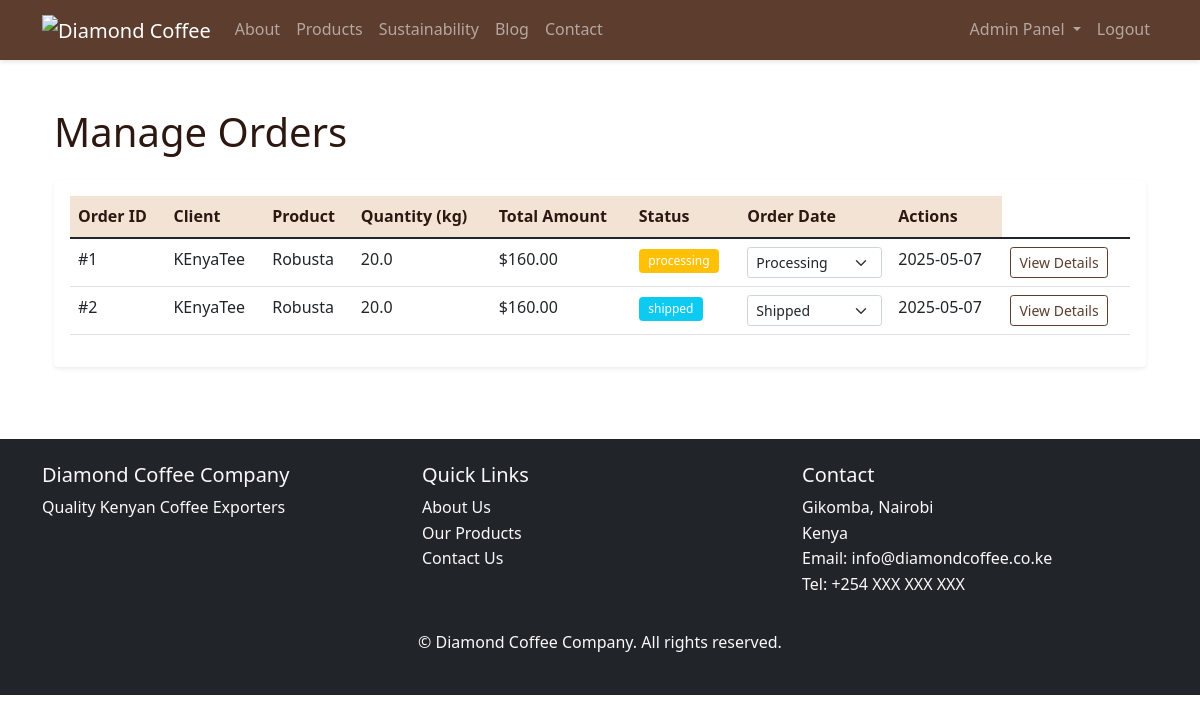
Page /admin/orders (signed in) on the committed database.
### app/models/order.py (models this page shows)
class Order(db.Model):
    id = db.Column(db.Integer, primary_key=True)
    client_id = db.Column(db.Integer, db.ForeignKey('user.id'), nullable=False)
    product_id = db.Column(db.Integer, db.ForeignKey('product.id'), nullable=False)
    quantity = db.Column(db.Float, nullable=False)  # in kg
    price_per_kg = db.Column(db.Float, nullable=False)
    total_amount = db.Column(db.Float, nullable=False)
    status = db.Column(db.String(20), default='pending')  # pending, confirmed, shipped, delivered
    shipping_address = db.Column(db.Text, nullable=False)
    tracking_number = db.Column(db.String(100))
    created_at = db.Column(db.DateTime, default=datetime.utcnow)
    updated_at = db.Column(db.DateTime, default=datetime.utcnow, onupdate=datetime.utcnow)
    estimated_delivery = db.Column(db.DateTime)
    shipping_notes = db.Column(db.Text)
    client = db.relationship('User', backref='orders')

### app/models/user.py (models this page shows, shortened)
class User(UserMixin, db.Model):
    id = db.Column(db.Integer, primary_key=True)
    email = db.Column(db.String(120), unique=True, nullable=False)
    username = db.Column(db.String(80), unique=True, nullable=False)
    password_hash = db.Column(db.String(128))
    role = db.Column(db.String(20), nullable=False)  # admin, employee, client
    is_active = db.Column(db.Boolean, default=True)
    is_admin = db.Column(db.Boolean, default=False)
    company_name = db.Column(db.String(100))
    contact_person = db.Column(db.String(100))
    phone = db.Column(db.String(20))
    country = db.Column(db.String(50))

### app/models/product.py (models this page shows)
class Product(db.Model):
    id = db.Column(db.Integer, primary_key=True)
    name = db.Column(db.String(100), nullable=False)
    grade = db.Column(db.String(20), nullable=False)  # AA, AB, PB, etc.
    origin = db.Column(db.String(100))
    altitude = db.Column(db.String(50))
    processing = db.Column(db.String(50))
    moisture_level = db.Column(db.Float)
    cupping_notes = db.Column(db.Text)
    available_quantity = db.Column(db.Float)  # in kg
    price_per_kg = db.Column(db.Float)
    harvest_date = db.Column(db.Date)
    created_at = db.Column(db.DateTime, default=datetime.utcnow)
    image = db.Column(db.String(200))
    orders = db.relationship('Order', backref='product', lazy=True)

### app/blueprints/admin.py (the view)
@admin.route('/orders')
@login_required
@admin_required
def manage_orders():
    orders = Order.query.all()
    return render_template('admin/orders.html', orders=orders)

### app/__init__.py (called while the page is built)
@login_manager.user_loader
def load_user(user_id):
    from app.models.user import User
    return User.query.get(int(user_id))

### app/blueprints/admin.py (called while the page is built)
def admin_required(f):
    @wraps(f)
    def decorated_function(*args, **kwargs):
        if not current_user.is_authenticated or not current_user.role == 'admin':
            return redirect(url_for('main.index'))
        return f(*args, **kwargs)
    return decorated_function

### app/templates/admin/orders.html (shortened to what this page needs)
{% extends "base.html" %}
{% block content %}
<div class="container py-4">
    <h1 class="mb-4">Manage Orders</h1>
    <div class="card border-0 shadow-sm">
        <div class="card-body">
            <div class="table-responsive">
                <table class="table">
                    <thead>
                        <tr>
                            <th>Order ID</th>
                            <th>Client</th>
                            <th>Product</th>
                            <th>Quantity (kg)</th>
                            <th>Total Amount</th>
                            <th>Status</th>
                            <th>Order Date</th>
                            <th>Actions</th>
                        </tr>
                    </thead>
                    <tbody>
                        {% for order in orders %}
                        <tr>
                            <td>#{{ order.id }}</td>
                            <td>{{ order.client.company_name }}</td>
                            <td>{{ order.product.name }}</td>
                            <td>{{ order.quantity }}</td>
                            <td>${{ "%.2f"|format(order.total_amount) }}</td>
                            <td>
                                <span class="badge bg-{{ 'success' if order.status == 'completed' else 'warning' if order.status == 'processing' else 'info' }}">
                                    {{ order.status }}
                                </span>
                            </td>
                            <td>
                                <select class="form-select form-select-sm status-select" data-order-id="{{ order.id }}">
                                    <option value="processing" {% if order.status == 'processing' %}selected{% endif %}>Processing</option>
                                    <option value="shipped" {% if order.status == 'shipped' %}selected{% endif %}>Shipped</option>
                                </select>
                            </td>
                            <td>{{ order.created_at.strftime('%Y-%m-%d') }}</td>
                            <td>
                                <button class="btn btn-sm btn-outline-primary" data-bs-toggle="modal" data-bs-target="#orderDetailModal{{ order.id }}">
                                    View Details
                                </button>
                            </td>
                        </tr>
                        {% endfor %}
                    </tbody>
                </table>
            </div>
        </div>
    </div>
</div>
{% endblock %}

### app/templates/base.html (shortened to what this page needs)
<!DOCTYPE html>
<html lang="en">
<head>
    <link href="https://cdn.jsdelivr.net/npm/bootstrap@5.1.3/dist/css/bootstrap.min.css" rel="stylesheet">
    <link rel="stylesheet" href="https://cdnjs.cloudflare.com/ajax/libs/font-awesome/6.0.0/css/all.min.css">
    <link rel="stylesheet" href="{{ url_for('static', filename='css/style.css') }}">
</head>
<body>
    <nav class="navbar navbar-expand-lg navbar-dark bg-dark">
        <div class="container">
            <a class="navbar-brand" href="{{ url_for('main.index') }}">
                <img src="{{ url_for('static', filename='img/logo.png') }}" alt="Diamond Coffee" height="40">
            </a>
            <div class="collapse navbar-collapse" id="navbarNav">
                <ul class="navbar-nav me-auto">
                    <li class="nav-item">
                        <a class="nav-link" href="{{ url_for('main.about') }}">About</a>
                    </li>
                    <li class="nav-item">
                        <a class="nav-link" href="{{ url_for('main.products') }}">Products</a>
                    </li>
                    <li class="nav-item">
                        <a class="nav-link" href="{{ url_for('main.sustainability') }}">Sustainability</a>
                    </li>
                    <li class="nav-item">
                        <a class="nav-link" href="{{ url_for('main.blog') }}">Blog</a>
                    </li>
                    <li class="nav-item">
                        <a class="nav-link" href="{{ url_for('main.contact') }}">Contact</a>
                    </li>
                </ul>
                <ul class="navbar-nav">
                    {% if current_user.is_authenticated %}
                        {% if current_user.role == 'admin' %}
                            <li class="nav-item dropdown">
                                <a class="nav-link dropdown-toggle" href="#" id="adminDropdown" role="button" data-bs-toggle="dropdown">
                                    Admin Panel
                                </a>
                            </li>
                        {% endif %}
                        <li class="nav-item">
                            <a class="nav-link" href="{{ url_for('auth.logout') }}">Logout</a>
                        </li>
                    {% endif %}
                </ul>
            </div>
        </div>
    </nav>
    <main class="container my-4">
        {% block content %}{% endblock %}
    </main>
    <footer class="bg-dark text-light py-4 mt-5">
        <div class="container">
            <div class="row">
                <div class="col-md-4">
                    <h5>Diamond Coffee Company</h5>
                    <p>Quality Kenyan Coffee Exporters</p>
                </div>
                <div class="col-md-4">
                    <h5>Quick Links</h5>
                    <ul class="list-unstyled">
                        <li><a href="{{ url_for('main.about') }}" class="text-light">About Us</a></li>
                        <li><a href="{{ url_for('main.products') }}" class="text-light">Our Products</a></li>
                        <li><a href="{{ url_for('main.contact') }}" class="text-light">Contact Us</a></li>
                    </ul>
                </div>
                <div class="col-md-4">
                    <h5>Contact</h5>
                    <address>
                        Gikomba, Nairobi<br>
                        Kenya<br>
                        Email: info@diamondcoffee.co.ke<br>
                        Tel: +254 XXX XXX XXX
                    </address>
                </div>
            </div>
            <div class="text-center mt-3">
                <p>&copy; {{ current_year }} Diamond Coffee Company. All rights reserved.</p>
            </div>
        </div>
    </footer>
</body>
</html>

### app/static/css/style.css (style rules this page uses)
:root { --primary-color: #5c3d2e; --secondary-color: #b85c38; --accent-color: #e0c097; --light-color: #f2e3d5; --dark-color: #2c1810; }
body { font-family: 'Segoe UI', system-ui, -apple-system, sans-serif; color: var(--dark-color); line-height: 1.6; }
.navbar { box-shadow: 0 2px 4px rgba(0, 0, 0, 0.1); }
.navbar-dark { background-color: var(--primary-color) !important; }
.navbar-brand img { transition: transform 0.3s ease; }
.btn-outline-primary { color: var(--primary-color); border-color: var(--primary-color); }
.card { transition: transform 0.3s ease, box-shadow 0.3s ease; }
.table th { background-color: var(--light-color); color: var(--dark-color); font-weight: 600; }
.badge { padding: 0.5em 0.8em; font-weight: 500; }
footer { background-color: var(--dark-color) !important; margin-top: auto; }
footer a { text-decoration: none; transition: color 0.3s ease; }
.shadow-sm { box-shadow: 0 2px 4px rgba(0, 0, 0, 0.075) !important; }

### rows in the picture
Order: id "1", client.company_name "KEnyaTee", product.name "Robusta", quantity "20.0", total_amount "160.00", status "processing", status+id "Processing", created_at "2025-05-07"
Order: id "2", client.company_name "KEnyaTee", product.name "Robusta", quantity "20.0", total_amount "160.00", status "shipped", status+id "Shipped", created_at "2025-05-07"
